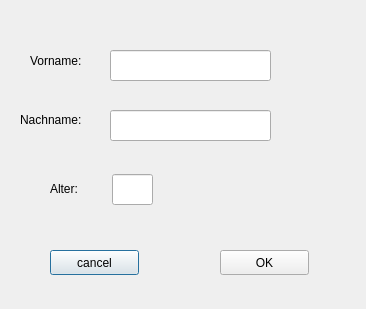
<?xml version="1.0" encoding="UTF-8"?>
<ui version="4.0">
 <class>Dialog</class>
 <widget class="QDialog" name="Dialog">
  <property name="geometry">
   <rect>
    <x>0</x>
    <y>0</y>
    <width>366</width>
    <height>309</height>
   </rect>
  </property>
  <property name="windowTitle">
   <string>Dialog</string>
  </property>
  <widget class="QLabel" name="label">
   <property name="geometry">
    <rect>
     <x>30</x>
     <y>40</y>
     <width>81</width>
     <height>41</height>
    </rect>
   </property>
   <property name="text">
    <string>Vorname:</string>
   </property>
  </widget>
  <widget class="QLabel" name="label_2">
   <property name="geometry">
    <rect>
     <x>20</x>
     <y>110</y>
     <width>81</width>
     <height>20</height>
    </rect>
   </property>
   <property name="text">
    <string>Nachname:</string>
   </property>
  </widget>
  <widget class="QLabel" name="label_3">
   <property name="geometry">
    <rect>
     <x>50</x>
     <y>180</y>
     <width>67</width>
     <height>17</height>
    </rect>
   </property>
   <property name="text">
    <string>Alter:</string>
   </property>
  </widget>
  <widget class="QPushButton" name="pushButton">
   <property name="geometry">
    <rect>
     <x>50</x>
     <y>250</y>
     <width>89</width>
     <height>25</height>
    </rect>
   </property>
   <property name="text">
    <string>cancel</string>
   </property>
  </widget>
  <widget class="QPushButton" name="pushButton_2">
   <property name="geometry">
    <rect>
     <x>220</x>
     <y>250</y>
     <width>89</width>
     <height>25</height>
    </rect>
   </property>
   <property name="text">
    <string>OK</string>
   </property>
  </widget>
  <widget class="QLineEdit" name="lineEdit_Alter">
   <property name="geometry">
    <rect>
     <x>112</x>
     <y>174</y>
     <width>41</width>
     <height>31</height>
    </rect>
   </property>
  </widget>
  <widget class="QLineEdit" name="lineEdit_nachname">
   <property name="geometry">
    <rect>
     <x>110</x>
     <y>110</y>
     <width>161</width>
     <height>31</height>
    </rect>
   </property>
  </widget>
  <widget class="QLineEdit" name="lineEdit_vorname">
   <property name="geometry">
    <rect>
     <x>110</x>
     <y>50</y>
     <width>161</width>
     <height>31</height>
    </rect>
   </property>
  </widget>
 </widget>
 <tabstops>
  <tabstop>lineEdit_vorname</tabstop>
  <tabstop>lineEdit_nachname</tabstop>
  <tabstop>lineEdit_Alter</tabstop>
  <tabstop>pushButton_2</tabstop>
  <tabstop>pushButton</tabstop>
 </tabstops>
 <resources/>
 <connections/>
</ui>
